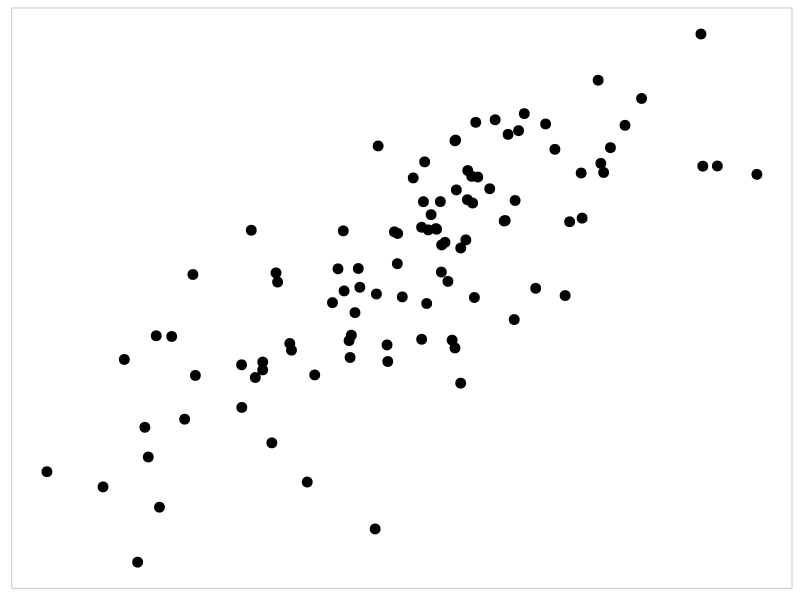
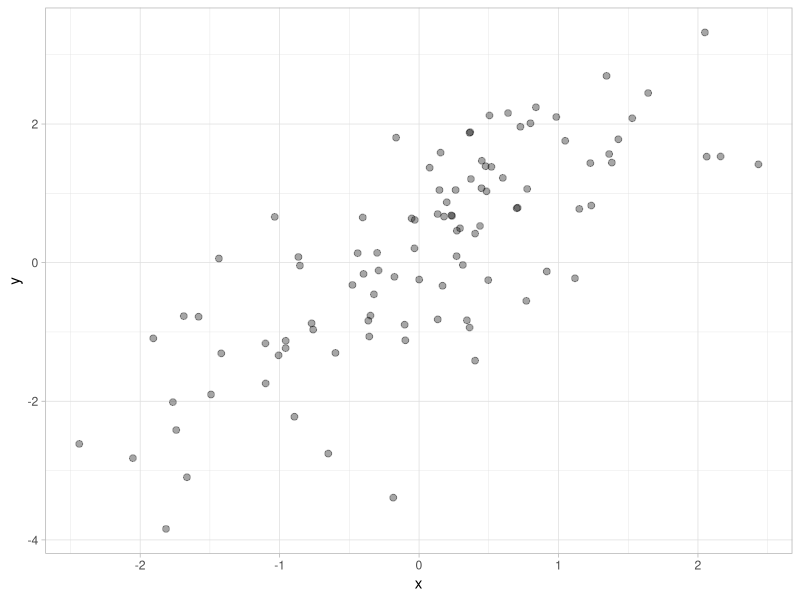
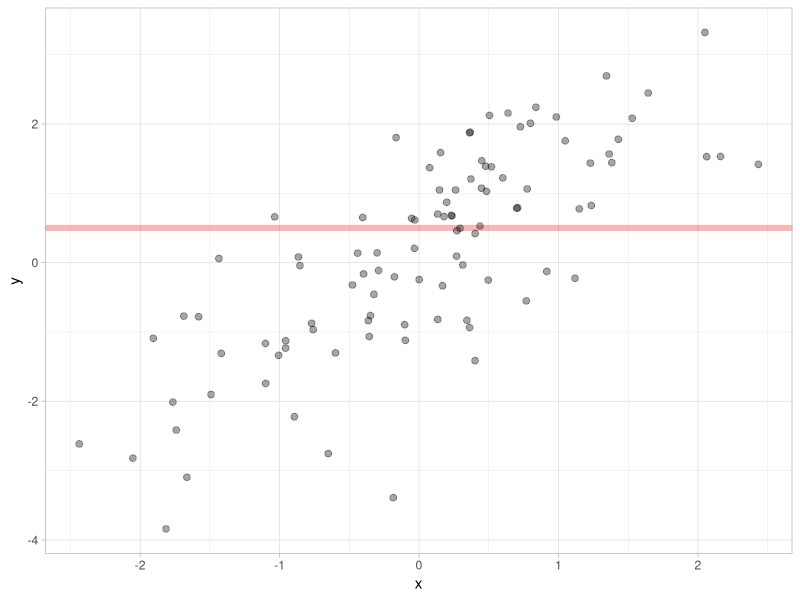
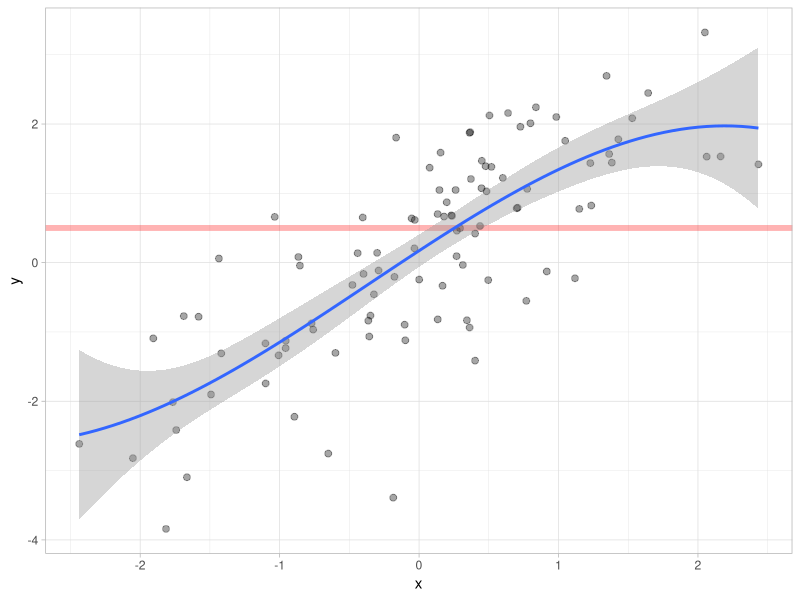
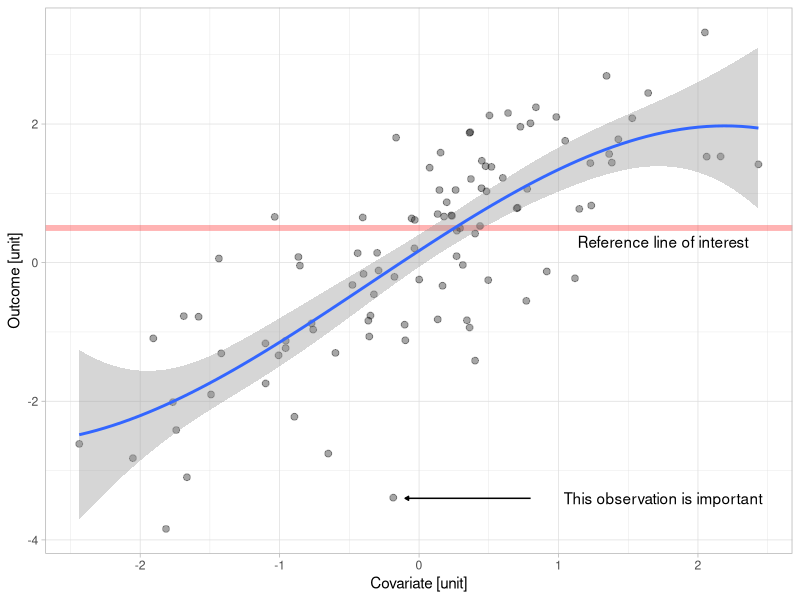

Recreate these plots in R, in order.
## ---- chunk 1
knitr::opts_chunk$set(echo = TRUE)
## ---- chunk 2
library(tidyverse)
library(gridExtra)

# Set global ggplot theme
theme_set(theme_light())

# Set seed for reproducibility 
set.seed(1972)
## ---- chunk 3

# generate data
set.seed(1971)
N <- 100

plotdata <- tibble(x = rnorm(N, 0, 1),
                   y = rnorm(N, x, 1))

# plot x vs y with a minimial theme
plotdata %>%
  ggplot(aes(x = x, y = y)) +
  geom_point(size = 3) +
  theme(
    panel.grid = element_blank(),
    axis.title = element_blank(),
    axis.text = element_blank(),
    axis.ticks = element_blank()
  )
## ---- chunk 4

plotdata %>%
  ggplot(aes(x = x, y = y)) +
  geom_point(size = 2,
             shape = 19,
             alpha = 0.35)

## ---- chunk 5

plotdata %>%
  ggplot(aes(x = x, y = y)) +
  geom_hline(
    yintercept = 0.5,
    linetype = 1,
    color = "red",
    size = 2,
    alpha = 0.3
  ) +
  geom_point(size = 2,
             shape = 19,
             alpha = 0.35)

## ---- chunk 6

plotdata %>%
  ggplot(aes(x = x, y = y)) +
  geom_hline(
    yintercept = 0.5,
    linetype = 1,
    color = "red",
    size = 2,
    alpha = 0.3
  ) +
  geom_point(size = 2,
             shape = 19,
             alpha = 0.35) +
  geom_smooth(method = lm, 
              formula = y ~ splines::bs(x, 3)) 
## ---- chunk 7

plotdata %>%
  ggplot(aes(x = x, y = y)) +
  geom_hline(
    yintercept = 0.5,
    linetype = 1,
    color = "red",
    size = 2,
    alpha = 0.3
  ) +
  geom_point(size = 2,
             shape = 19,
             alpha = 0.35) +
  geom_smooth(method = lm, 
              formula = y ~ splines::bs(x, 3)) +
  annotate(x = 1.75,
           y = 0.3,
           geom = 'text',
           label = "Reference line of interest") +
  annotate(x = 1.75,
           y = -3.4,
           geom = 'text',
           label = "This observation is important") +
  annotate("segment",
           x = 0.8,
           y = -3.4,
           xend = -0.1,
           yend = -3.4,
           arrow = arrow(
             angle = 30,
             length = unit(1, "mm"),
             type = "closed")
           ) +
  xlab("Covariate [unit]") +
  ylab("Outcome [unit]")

## ---- chunk 8
sessionInfo()
